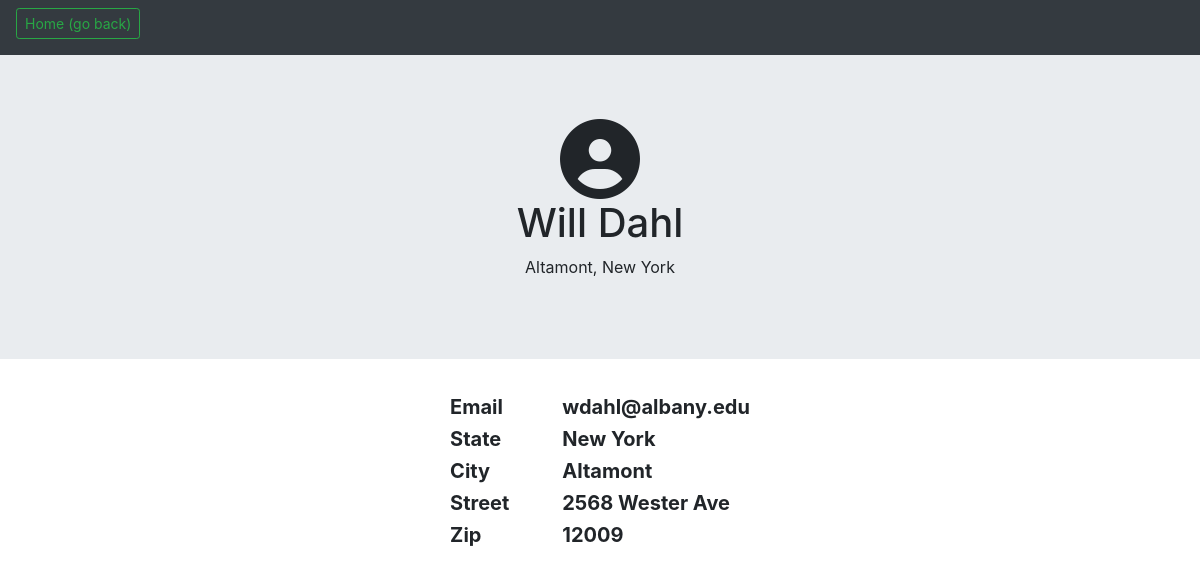
Screenshot of /RateMyServices/general_profile/4/ with the database file from the repository.
### accounts/models.py (models this page shows, shortened)
class User(AbstractBaseUser):
    email   = models.EmailField(max_length=255,unique=True)
    active  = models.BooleanField(default=True)
    staff   = models.BooleanField(default=False) # a admin user; non super-user
    admin   = models.BooleanField(default=False) # a superuser
    first_name  = models.CharField(max_length=30,null=True,blank=False)
    last_name   = models.CharField(max_length=30,null=True,blank=False)
    professional = models.BooleanField(default=False)
    state       = models.CharField(max_length=30,null=True,blank=False)
    city        = models.CharField(max_length=30,null=True,blank=False)
    zips        = models.CharField(max_length=5,null=True,blank=False)
    street      = models.CharField(max_length=100,null=True,blank=False)
    phone       = models.CharField(max_length=12,null=True,blank=False)
    USERNAME_FIELD = 'email'
    REQUIRED_FIELDS = ['first_name','last_name'] # Email & Password are required by default.
    objects = UserManager()

### RateMyServices/views.py (the view)
# urls.py: path('general_profile/<int:generaluser_id>/', views.general_profile, name='general_profile'),
def general_profile(request, generaluser_id, editable=False):
	gUser = get_object_or_404(User, id=generaluser_id)
	context = {
		'gUser': gUser,
		'editable': editable,
	}
	return render(request, 'RateMyServices/general_profile.html', context)

### RateMyServices/templates/RateMyServices/general_profile.html (shortened to what this page needs)
<!DOCTYPE html>
<html>
	<head>
		{% load static %}
		<link rel="stylesheet" href="https://stackpath.bootstrapcdn.com/bootstrap/4.3.1/css/bootstrap.min.css">
		<link rel="stylesheet" href="path/to/font-awesome/css/font-awesome.min.css">
        <link rel="stylesheet" type="text/css" href="{% static 'RateMyServices/css/style.css' %}">
		<link rel="stylesheet" type="text/css" href="{% static 'RateMyServices/css/general_profile.css' %}">
	</head>
	<body>
		<div class="navbar navbar-expand-md navbar-dark bg-dark sticky-top">
			<h6><a href="/" class="btn btn-outline-success btn-sm text-docration-none">Home (go back)</a></h6>
		</div>
		<div class="jumbotron jumbotron-fluid text-center">
			<div>
				<i class="fa fa-user-circle fa-5x"></i>
			</div>
			<h1>{{ gUser.first_name }} {{ gUser.last_name }}</h1>
			<p>{{ gUser.city }}, {{ gUser.state }}</p>
		</div>
		<div style="align-content: center">
			<table cellspacing="20" align="center" style="font-size: 20px">
				<tr style="padding: 30px">
				  <th>Email</th>
				  <th>{{ gUser.email }}</th>
				</tr>
				<tr style="padding: 30px">
					<th style="padding-right: 60px">State</th>
					<th>{{ gUser.state }}</th>
				</tr>
				<tr style="padding: 30px">
					<th>City</th>
					<th>{{ gUser.city }}</th>
				</tr>
				<tr style="padding: 30px">
					<th>Street</th>
					<th>{{ gUser.street }}</th>
				</tr>
				<tr style="padding: 30px">
						<th>Zip</th>
						<th>{{ gUser.zips }}</th>
				</tr>
			</table>
		</div>
	</body>
</html>

### RateMyServices/static/RateMyServices/css/style.css (style rules this page uses)
body { background: white url("images/background.gif") no-repeat; }

### rows the page displays
User: first_name "Will", last_name "Dahl", city "Altamont", state "New York", email "wdahl@albany.edu", street "2568 Wester Ave", zips "12009"
